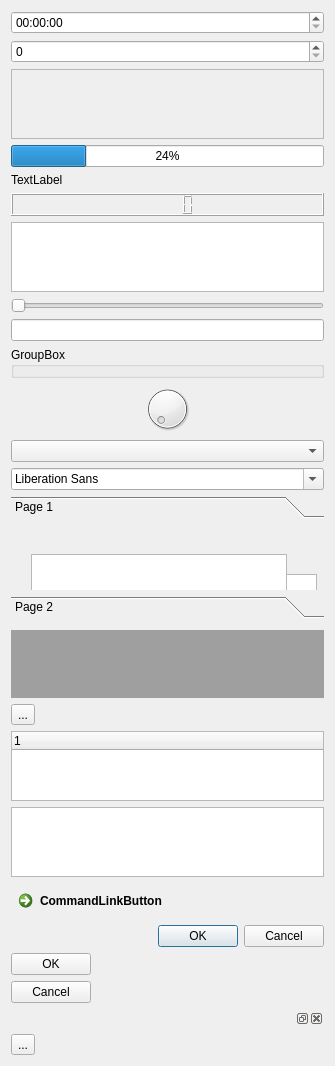
<?xml version="1.0" encoding="UTF-8"?>
<ui version="4.0">
 <class>Dialog</class>
 <widget class="QDialog" name="Dialog">
  <property name="geometry">
   <rect>
    <x>0</x>
    <y>0</y>
    <width>335</width>
    <height>953</height>
   </rect>
  </property>
  <property name="windowTitle">
   <string>Dialog</string>
  </property>
  <layout class="QVBoxLayout" name="verticalLayout">
   <item>
    <widget class="QTimeEdit" name="timeEdit"/>
   </item>
   <item>
    <widget class="QSpinBox" name="spinBox"/>
   </item>
   <item>
    <widget class="QScrollArea" name="scrollArea">
     <property name="widgetResizable">
      <bool>true</bool>
     </property>
     <widget class="QWidget" name="scrollAreaWidgetContents">
      <property name="geometry">
       <rect>
        <x>0</x>
        <y>0</y>
        <width>315</width>
        <height>57</height>
       </rect>
      </property>
     </widget>
    </widget>
   </item>
   <item>
    <widget class="QProgressBar" name="progressBar">
     <property name="value">
      <number>24</number>
     </property>
    </widget>
   </item>
   <item>
    <widget class="QLabel" name="label">
     <property name="text">
      <string>TextLabel</string>
     </property>
    </widget>
   </item>
   <item>
    <widget class="QLCDNumber" name="lcdNumber"/>
   </item>
   <item>
    <widget class="QTextBrowser" name="textBrowser"/>
   </item>
   <item>
    <widget class="QSlider" name="horizontalSlider">
     <property name="orientation">
      <enum>Qt::Horizontal</enum>
     </property>
    </widget>
   </item>
   <item>
    <widget class="QLineEdit" name="lineEdit"/>
   </item>
   <item>
    <widget class="QGroupBox" name="groupBox">
     <property name="title">
      <string>GroupBox</string>
     </property>
    </widget>
   </item>
   <item>
    <widget class="QDial" name="dial"/>
   </item>
   <item>
    <widget class="QComboBox" name="comboBox"/>
   </item>
   <item>
    <widget class="QFontComboBox" name="fontComboBox"/>
   </item>
   <item>
    <widget class="QToolBox" name="toolBox">
     <property name="currentIndex">
      <number>0</number>
     </property>
     <widget class="QWidget" name="page">
      <property name="geometry">
       <rect>
        <x>0</x>
        <y>0</y>
        <width>317</width>
        <height>57</height>
       </rect>
      </property>
      <attribute name="label">
       <string>Page 1</string>
      </attribute>
      <widget class="QUndoView" name="undoView">
       <property name="geometry">
        <rect>
         <x>50</x>
         <y>50</y>
         <width>256</width>
         <height>192</height>
        </rect>
       </property>
      </widget>
      <widget class="QTableView" name="tableView">
       <property name="geometry">
        <rect>
         <x>20</x>
         <y>30</y>
         <width>256</width>
         <height>192</height>
        </rect>
       </property>
      </widget>
     </widget>
     <widget class="QWidget" name="page_2">
      <property name="geometry">
       <rect>
        <x>0</x>
        <y>0</y>
        <width>317</width>
        <height>57</height>
       </rect>
      </property>
      <attribute name="label">
       <string>Page 2</string>
      </attribute>
     </widget>
    </widget>
   </item>
   <item>
    <widget class="QWidget" name="widget" native="true"/>
   </item>
   <item>
    <widget class="QMdiArea" name="mdiArea"/>
   </item>
   <item>
    <widget class="QToolButton" name="toolButton_2">
     <property name="text">
      <string>...</string>
     </property>
    </widget>
   </item>
   <item>
    <widget class="QTreeWidget" name="treeWidget">
     <column>
      <property name="text">
       <string notr="true">1</string>
      </property>
     </column>
    </widget>
   </item>
   <item>
    <widget class="QColumnView" name="columnView"/>
   </item>
   <item>
    <widget class="QCommandLinkButton" name="commandLinkButton">
     <property name="text">
      <string>CommandLinkButton</string>
     </property>
    </widget>
   </item>
   <item>
    <widget class="QDialogButtonBox" name="buttonBox_2">
     <property name="standardButtons">
      <set>QDialogButtonBox::Cancel|QDialogButtonBox::Ok</set>
     </property>
    </widget>
   </item>
   <item>
    <widget class="QDialogButtonBox" name="buttonBox">
     <property name="orientation">
      <enum>Qt::Vertical</enum>
     </property>
     <property name="standardButtons">
      <set>QDialogButtonBox::Cancel|QDialogButtonBox::Ok</set>
     </property>
    </widget>
   </item>
   <item>
    <widget class="QDockWidget" name="dockWidget">
     <widget class="QWidget" name="dockWidgetContents"/>
    </widget>
   </item>
   <item>
    <widget class="QToolButton" name="toolButton">
     <property name="text">
      <string>...</string>
     </property>
    </widget>
   </item>
  </layout>
 </widget>
 <resources/>
 <connections>
  <connection>
   <sender>buttonBox</sender>
   <signal>accepted()</signal>
   <receiver>Dialog</receiver>
   <slot>accept()</slot>
   <hints>
    <hint type="sourcelabel">
     <x>248</x>
     <y>254</y>
    </hint>
    <hint type="destinationlabel">
     <x>157</x>
     <y>274</y>
    </hint>
   </hints>
  </connection>
  <connection>
   <sender>buttonBox</sender>
   <signal>rejected()</signal>
   <receiver>Dialog</receiver>
   <slot>reject()</slot>
   <hints>
    <hint type="sourcelabel">
     <x>316</x>
     <y>260</y>
    </hint>
    <hint type="destinationlabel">
     <x>286</x>
     <y>274</y>
    </hint>
   </hints>
  </connection>
 </connections>
</ui>
